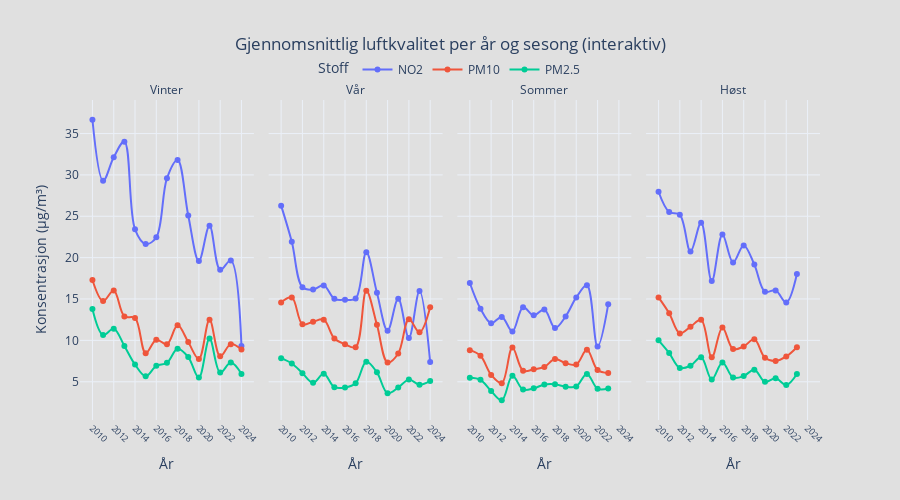

Here is the notebook cell this chart was saved with:
### Markdown cell above
### Interaktiv visualisering av værdata

Interaktive grafer med Plotly lar oss utforske værdata dynamisk. Brukeren kan velge spesifikke perioder og variabler, og dermed utforske datasettet dypere enn med statiske visualiseringer.

### Code cell
from data_visualizations.nilu_visualization.nilu_interactive_visualization import plot_seasonal_air_quality
plot_seasonal_air_quality("../data/clean/cleaned_data_nilu.json")

### Figure 1 — Plotly figure (JSON) as saved in the notebook; plotly's stock layout.template omitted (floating-point values rounded to 4 significant figures)
{"data": [{"hovertemplate": "Pollutant=NO2<br>season=Vinter<br>År=%{x}<br>Konsentrasjon (µg/m³)=%{y}<extra></extra>", "legendgroup": "NO2", "line": {"color": "#636efa", "dash": "solid", "shape": "spline"}, "marker": {"symbol": "circle"}, "mode": "lines+markers", "name": "NO2", "orientation": "v", "showlegend": true, "type": "scatter", "x": [2010, 2011, 2012, 2013, 2014, 2015, 2016, 2017, 2018, 2019, 2020, 2021, 2022, 2023, 2024], "xaxis": "x", "y": [36.67, 29.29, 32.13, 34.02, 23.42, 21.66, 22.46, 29.59, 31.79, 25.1, 19.58, 23.86, 18.52, 19.66, 9.333], "yaxis": "y"}, {"hovertemplate": "Pollutant=PM10<br>season=Vinter<br>År=%{x}<br>Konsentrasjon (µg/m³)=%{y}<extra></extra>", "legendgroup": "PM10", "line": {"color": "#EF553B", "dash": "solid", "shape": "spline"}, "marker": {"symbol": "circle"}, "mode": "lines+markers", "name": "PM10", "orientation": "v", "showlegend": true, "type": "scatter", "x": [2010, 2011, 2012, 2013, 2014, 2015, 2016, 2017, 2018, 2019, 2020, 2021, 2022, 2023, 2024], "xaxis": "x", "y": [17.29, 14.75, 16.03, 12.9, 12.7, 8.448, 10.08, 9.524, 11.81, 9.793, 7.761, 12.5, 8.066, 9.545, 8.903], "yaxis": "y"}, {"hovertemplate": "Pollutant=PM2.5<br>season=Vinter<br>År=%{x}<br>Konsentrasjon (µg/m³)=%{y}<extra></extra>", "legendgroup": "PM2.5", "line": {"color": "#00cc96", "dash": "solid", "shape": "spline"}, "marker": {"symbol": "circle"}, "mode": "lines+markers", "name": "PM2.5", "orientation": "v", "showlegend": true, "type": "scatter", "x": [2010, 2011, 2012, 2013, 2014, 2015, 2016, 2017, 2018, 2019, 2020, 2021, 2022, 2023, 2024], "xaxis": "x", "y": [13.79, 10.64, 11.42, 9.33, 7.08, 5.662, 6.919, 7.287, 8.986, 7.983, 5.498, 10.21, 6.104, 7.318, 5.948], "yaxis": "y"}, {"hovertemplate": "Pollutant=NO2<br>season=Vår<br>År=%{x}<br>Konsentrasjon (µg/m³)=%{y}<extra></extra>", "legendgroup": "NO2", "line": {"color": "#636efa", "dash": "solid", "shape": "spline"}, "marker": {"symbol": "circle"}, "mode": "lines+markers", "name": "NO2", "orientation": "v", "showlegend": false, "type": "scatter", "x": [2010, 2011, 2012, 2013, 2014, 2015, 2016, 2017, 2018, 2019, 2020, 2021, 2022, 2023, 2024], "xaxis": "x2", "y": [26.28, 21.91, 16.42, 16.15, 16.64, 15.02, 14.91, 15.05, 20.66, 15.75, 11.17, 15.03, 10.3, 15.96, 7.377], "yaxis": "y2"}, {"hovertemplate": "Pollutant=PM10<br>season=Vår<br>År=%{x}<br>Konsentrasjon (µg/m³)=%{y}<extra></extra>", "legendgroup": "PM10", "line": {"color": "#EF553B", "dash": "solid", "shape": "spline"}, "marker": {"symbol": "circle"}, "mode": "lines+markers", "name": "PM10", "orientation": "v", "showlegend": false, "type": "scatter", "x": [2010, 2011, 2012, 2013, 2014, 2015, 2016, 2017, 2018, 2019, 2020, 2021, 2022, 2023, 2024], "xaxis": "x2", "y": [14.58, 15.19, 11.94, 12.26, 12.5, 10.22, 9.527, 9.175, 15.99, 11.88, 7.337, 8.415, 12.54, 10.97, 14.0], "yaxis": "y2"}, {"hovertemplate": "Pollutant=PM2.5<br>season=Vår<br>År=%{x}<br>Konsentrasjon (µg/m³)=%{y}<extra></extra>", "legendgroup": "PM2.5", "line": {"color": "#00cc96", "dash": "solid", "shape": "spline"}, "marker": {"symbol": "circle"}, "mode": "lines+markers", "name": "PM2.5", "orientation": "v", "showlegend": false, "type": "scatter", "x": [2010, 2011, 2012, 2013, 2014, 2015, 2016, 2017, 2018, 2019, 2020, 2021, 2022, 2023, 2024], "xaxis": "x2", "y": [7.851, 7.205, 6.041, 4.865, 5.958, 4.342, 4.312, 4.818, 7.417, 6.142, 3.61, 4.295, 5.256, 4.649, 5.08], "yaxis": "y2"}, {"hovertemplate": "Pollutant=NO2<br>season=Sommer<br>År=%{x}<br>Konsentrasjon (µg/m³)=%{y}<extra></extra>", "legendgroup": "NO2", "line": {"color": "#636efa", "dash": "solid", "shape": "spline"}, "marker": {"symbol": "circle"}, "mode": "lines+markers", "name": "NO2", "orientation": "v", "showlegend": false, "type": "scatter", "x": [2010, 2011, 2012, 2013, 2014, 2015, 2016, 2017, 2018, 2019, 2020, 2021, 2022, 2023], "xaxis": "x3", "y": [16.94, 13.83, 12.07, 12.83, 11.08, 14.01, 13.03, 13.73, 11.5, 12.9, 15.19, 16.65, 9.265, 14.36], "yaxis": "y3"}, {"hovertemplate": "Pollutant=PM10<br>season=Sommer<br>År=%{x}<br>Konsentrasjon (µg/m³)=%{y}<extra></extra>", "legendgroup": "PM10", "line": {"color": "#EF553B", "dash": "solid", "shape": "spline"}, "marker": {"symbol": "circle"}, "mode": "lines+markers", "name": "PM10", "orientation": "v", "showlegend": false, "type": "scatter", "x": [2010, 2011, 2012, 2013, 2014, 2015, 2016, 2017, 2018, 2019, 2020, 2021, 2022, 2023], "xaxis": "x3", "y": [8.816, 8.135, 5.829, 4.821, 9.14, 6.339, 6.497, 6.788, 7.751, 7.234, 7.083, 8.858, 6.414, 6.055], "yaxis": "y3"}, {"hovertemplate": "Pollutant=PM2.5<br>season=Sommer<br>År=%{x}<br>Konsentrasjon (µg/m³)=%{y}<extra></extra>", "legendgroup": "PM2.5", "line": {"color": "#00cc96", "dash": "solid", "shape": "spline"}, "marker": {"symbol": "circle"}, "mode": "lines+markers", "name": "PM2.5", "orientation": "v", "showlegend": false, "type": "scatter", "x": [2010, 2011, 2012, 2013, 2014, 2015, 2016, 2017, 2018, 2019, 2020, 2021, 2022, 2023], "xaxis": "x3", "y": [5.477, 5.231, 3.876, 2.762, 5.716, 4.05, 4.206, 4.662, 4.691, 4.404, 4.431, 5.948, 4.158, 4.188], "yaxis": "y3"}, {"hovertemplate": "Pollutant=NO2<br>season=Høst<br>År=%{x}<br>Konsentrasjon (µg/m³)=%{y}<extra></extra>", "legendgroup": "NO2", "line": {"color": "#636efa", "dash": "solid", "shape": "spline"}, "marker": {"symbol": "circle"}, "mode": "lines+markers", "name": "NO2", "orientation": "v", "showlegend": false, "type": "scatter", "x": [2010, 2011, 2012, 2013, 2014, 2015, 2016, 2017, 2018, 2019, 2020, 2021, 2022, 2023], "xaxis": "x4", "y": [27.96, 25.51, 25.18, 20.74, 24.22, 17.16, 22.81, 19.42, 21.48, 19.16, 15.89, 16.04, 14.58, 18.03], "yaxis": "y4"}, {"hovertemplate": "Pollutant=PM10<br>season=Høst<br>År=%{x}<br>Konsentrasjon (µg/m³)=%{y}<extra></extra>", "legendgroup": "PM10", "line": {"color": "#EF553B", "dash": "solid", "shape": "spline"}, "marker": {"symbol": "circle"}, "mode": "lines+markers", "name": "PM10", "orientation": "v", "showlegend": false, "type": "scatter", "x": [2010, 2011, 2012, 2013, 2014, 2015, 2016, 2017, 2018, 2019, 2020, 2021, 2022, 2023], "xaxis": "x4", "y": [15.19, 13.27, 10.84, 11.64, 12.49, 7.956, 11.57, 8.951, 9.267, 10.13, 7.892, 7.507, 8.056, 9.172], "yaxis": "y4"}, {"hovertemplate": "Pollutant=PM2.5<br>season=Høst<br>År=%{x}<br>Konsentrasjon (µg/m³)=%{y}<extra></extra>", "legendgroup": "PM2.5", "line": {"color": "#00cc96", "dash": "solid", "shape": "spline"}, "marker": {"symbol": "circle"}, "mode": "lines+markers", "name": "PM2.5", "orientation": "v", "showlegend": false, "type": "scatter", "x": [2010, 2011, 2012, 2013, 2014, 2015, 2016, 2017, 2018, 2019, 2020, 2021, 2022, 2023], "xaxis": "x4", "y": [10.0, 8.471, 6.672, 6.93, 7.956, 5.266, 7.335, 5.508, 5.686, 6.457, 4.992, 5.421, 4.609, 5.942], "yaxis": "y4"}], "layout": {"annotations": [{"font": {}, "showarrow": false, "text": "Vinter", "x": 0.1175, "xanchor": "center", "xref": "paper", "y": 1, "yanchor": "bottom", "yref": "paper"}, {"font": {}, "showarrow": false, "text": "Vår", "x": 0.3725, "xanchor": "center", "xref": "paper", "y": 1, "yanchor": "bottom", "yref": "paper"}, {"font": {}, "showarrow": false, "text": "Sommer", "x": 0.6275, "xanchor": "center", "xref": "paper", "y": 1, "yanchor": "bottom", "yref": "paper"}, {"font": {}, "showarrow": false, "text": "Høst", "x": 0.8825, "xanchor": "center", "xref": "paper", "y": 1, "yanchor": "bottom", "yref": "paper"}], "height": 500, "hovermode": "x unified", "legend": {"orientation": "h", "title": {"text": "Stoff"}, "tracegroupgap": 0, "x": 0.5, "xanchor": "center", "y": 1.05, "yanchor": "bottom"}, "paper_bgcolor": "#e0e0e0", "plot_bgcolor": "#e0e0e0", "title": {"text": "Gjennomsnittlig luftkvalitet per år og sesong (interaktiv)", "x": 0.5}, "xaxis": {"anchor": "y", "domain": [0, 0.235], "tickangle": 45, "tickfont": {"size": 9}, "tickmode": "array", "tickvals": [2010, 2012, 2014, 2016, 2018, 2020, 2022, 2024], "title": {"text": "År"}}, "xaxis2": {"anchor": "y2", "domain": [0.255, 0.49], "matches": "x", "tickangle": 45, "tickfont": {"size": 9}, "tickmode": "array", "tickvals": [2010, 2012, 2014, 2016, 2018, 2020, 2022, 2024], "title": {"text": "År"}}, "xaxis3": {"anchor": "y3", "domain": [0.51, 0.745], "matches": "x", "tickangle": 45, "tickfont": {"size": 9}, "tickmode": "array", "tickvals": [2010, 2012, 2014, 2016, 2018, 2020, 2022, 2024], "title": {"text": "År"}}, "xaxis4": {"anchor": "y4", "domain": [0.765, 1.0], "matches": "x", "tickangle": 45, "tickfont": {"size": 9}, "tickmode": "array", "tickvals": [2010, 2012, 2014, 2016, 2018, 2020, 2022, 2024], "title": {"text": "År"}}, "yaxis": {"anchor": "x", "domain": [0, 1], "title": {"text": "Konsentrasjon (µg/m³)"}}, "yaxis2": {"anchor": "x2", "domain": [0, 1], "matches": "y", "showticklabels": false}, "yaxis3": {"anchor": "x3", "domain": [0, 1], "matches": "y", "showticklabels": false}, "yaxis4": {"anchor": "x4", "domain": [0, 1], "matches": "y", "showticklabels": false}}}
